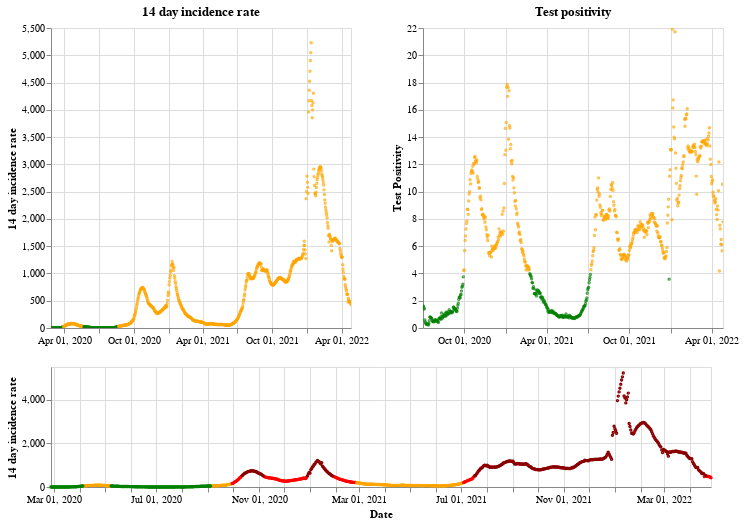

The cell this chart's notebook holds for it:
### Markdown cell above
## Northern Ireland

### Code cell
plot_traffic_light('Northern Ireland')

### Figure 1 — Vega-Lite specification as saved in the notebook (floating-point values rounded to 4 significant figures; data arrays with more than 128 entries replaced by an {"elided": "..."} marker saying what was removed)
{"config": {"view": {"continuousWidth": 400, "continuousHeight": 300}}, "vconcat": [{"hconcat": [{"mark": {"type": "point", "size": 2}, "encoding": {"color": {"condition": {"value": "green", "test": "(datum.twoWeeklyCasesRate <= 25)"}, "value": "orange"}, "tooltip": [{"type": "nominal", "field": "areaName"}, {"type": "temporal", "field": "date"}, {"type": "quantitative", "field": "twoWeeklyCasesRate"}, {"type": "quantitative", "field": "testPositivity"}], "x": {"type": "temporal", "axis": {"title": ""}, "field": "date", "scale": {"domain": {"selection": "DateBrush"}}, "timeUnit": "yearmonthdate"}, "y": {"type": "quantitative", "axis": {"title": "14 day incidence rate"}, "field": "twoWeeklyCasesRate"}}, "title": "14 day incidence rate", "width": 300}, {"mark": {"type": "point", "size": 2}, "encoding": {"color": {"condition": {"value": "green", "test": "(datum.testPositivity <= 4)"}, "value": "orange"}, "tooltip": [{"type": "nominal", "field": "areaName"}, {"type": "temporal", "field": "date"}, {"type": "quantitative", "field": "twoWeeklyCasesRate"}, {"type": "quantitative", "field": "testPositivity"}], "x": {"type": "temporal", "axis": {"title": ""}, "field": "date", "scale": {"domain": {"selection": "DateBrush"}}, "timeUnit": "yearmonthdate"}, "y": {"type": "quantitative", "axis": {"title": "Test Positivity"}, "field": "testPositivity"}}, "title": "Test positivity", "width": 300}]}, {"layer": [{"mark": {"type": "point", "size": 2}, "encoding": {"color": {"condition": {"value": "orange", "test": "(((datum.testPositivity < 4) && (datum.twoWeeklyCasesRate >= 50)) && (datum.twoWeeklyCasesRate < 200))"}, "value": "red"}, "opacity": {"condition": {"value": 1, "test": "((datum.twoWeeklyCasesRate >= 50) && (datum.twoWeeklyCasesRate < 500))"}, "value": 0}, "tooltip": [{"type": "nominal", "field": "areaName"}, {"type": "temporal", "field": "date"}, {"type": "quantitative", "field": "twoWeeklyCasesRate"}, {"type": "quantitative", "field": "testPositivity"}], "x": {"type": "temporal", "axis": {"title": "Date"}, "field": "date", "timeUnit": "yearmonthdate"}, "y": {"type": "quantitative", "axis": {"title": "14 day incidence rate"}, "field": "twoWeeklyCasesRate"}}, "selection": {"DateBrush": {"type": "interval", "encodings": ["x"], "fields": ["Time"]}}}, {"mark": {"type": "point", "size": 2}, "encoding": {"color": {"value": "darkred"}, "opacity": {"condition": {"value": 1, "test": "(datum.twoWeeklyCasesRate >= 500)"}, "value": 0}, "tooltip": [{"type": "nominal", "field": "areaName"}, {"type": "temporal", "field": "date"}, {"type": "quantitative", "field": "twoWeeklyCasesRate"}, {"type": "quantitative", "field": "testPositivity"}], "x": {"type": "temporal", "axis": {"title": "Date"}, "field": "date", "timeUnit": "yearmonthdate"}, "y": {"type": "quantitative", "axis": {"title": "14 day incidence rate"}, "field": "twoWeeklyCasesRate"}}}, {"mark": {"type": "point", "size": 2}, "encoding": {"color": {"condition": {"value": "green", "test": "((datum.testPositivity < 4) && (datum.twoWeeklyCasesRate < 50))"}, "value": "orange"}, "opacity": {"condition": {"value": 1, "test": "(datum.twoWeeklyCasesRate < 50)"}, "value": 0}, "tooltip": [{"type": "nominal", "field": "areaName"}, {"type": "temporal", "field": "date"}, {"type": "quantitative", "field": "twoWeeklyCasesRate"}, {"type": "quantitative", "field": "testPositivity"}], "x": {"type": "temporal", "axis": {"title": "Date"}, "field": "date", "timeUnit": "yearmonthdate"}, "y": {"type": "quantitative", "axis": {"title": "14 day incidence rate"}, "field": "twoWeeklyCasesRate"}}}], "height": 120, "width": 660}], "data": {"name": "data-0d2d04deaa1837e38f47cba7cb69f7a3"}, "$schema": "https://vega.github.io/schema/vega-lite/v4.8.1.json", "datasets": {"data-0d2d04deaa1837e38f47cba7cb69f7a3": {"elided": "791 records"}}}
